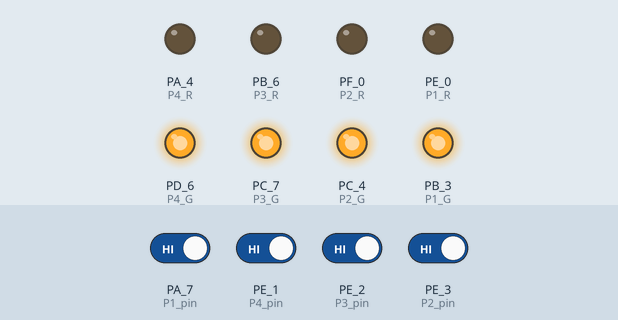
Recording of a sketch running on a simulated TI Tiva C LaunchPad. Parts: output pins drawn as LEDs (lit = HIGH). Inputs (shaded band) come from the test bench; at power-on: PA_7 (P1_pin), PE_1 (P4_pin), PE_2 (P3_pin), PE_3 (P2_pin) HIGH.

Above: at 1.2 s.
1.3 s: PA_7 (P1_pin) driven LOW
At 2.5 s:
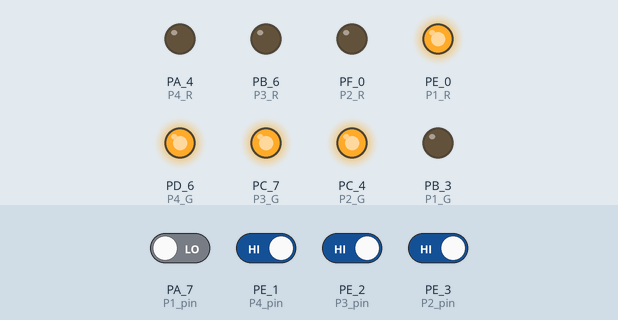
2.8 s: PE_1 (P4_pin) driven LOW
At 3.8 s:
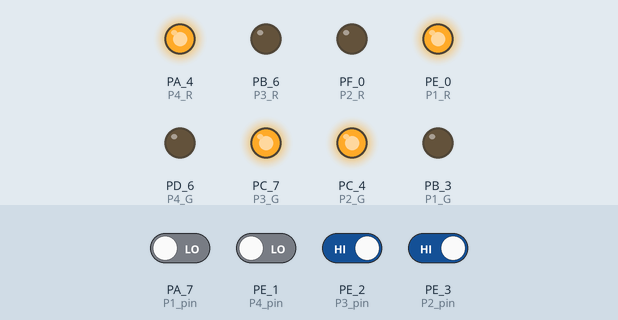
4.3 s: PE_2 (P3_pin) driven LOW
At 4.9 s:
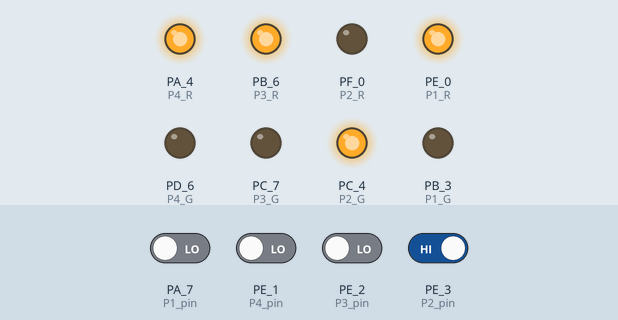
5.8 s: PE_3 (P2_pin) driven LOW
At 6.1 s:
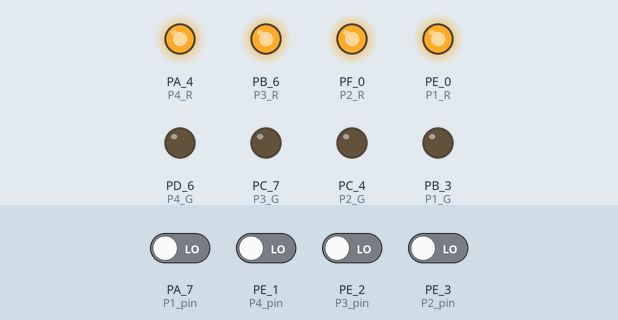
7.3 s: PA_7 (P1_pin) driven HIGH
At 8.4 s:
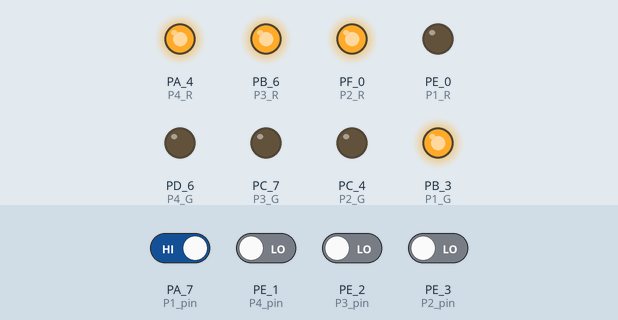
8.8 s: PE_1 (P4_pin) driven HIGH
At 9.6 s:
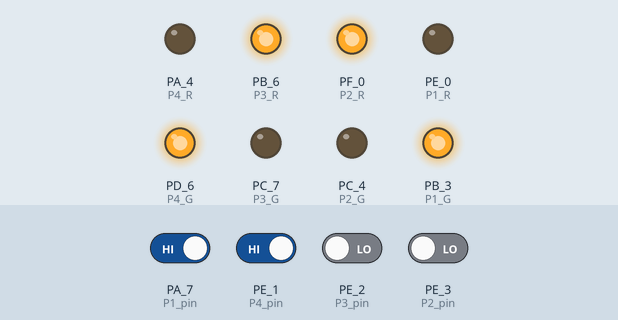
Timing chart, 0 to 11.3 s (numbered marks = the images above; inputs shaded):
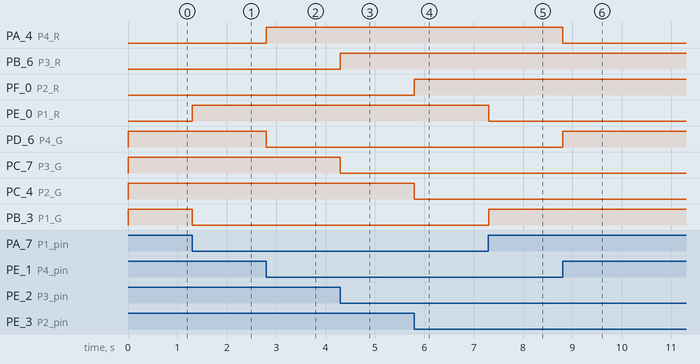

Measured:
- after the input at 1.3 s, PE_0 (P1_R): LOW → HIGH at once; PB_3 (P1_G): HIGH → LOW at once
- after the input at 2.8 s, PA_4 (P4_R): LOW → HIGH at once; PD_6 (P4_G): HIGH → LOW at once
- after the input at 4.3 s, PB_6 (P3_R): LOW → HIGH at once; PC_7 (P3_G): HIGH → LOW at once
- after the input at 5.8 s, PF_0 (P2_R): LOW → HIGH at once; PC_4 (P2_G): HIGH → LOW at once
- after the input at 7.3 s, PE_0 (P1_R): HIGH → LOW at once; PB_3 (P1_G): LOW → HIGH at once
- after the input at 8.8 s, PA_4 (P4_R): HIGH → LOW at once; PD_6 (P4_G): LOW → HIGH at once

The sketch:

Proyecto3_Tiva2.ino
```cpp
//----------------------------------------------------------------------------------
//Variables
//----------------------------------------------------------------------------------
const int P1_pin = PA_7; //Entradas de los sensores
const int P2_pin = PE_3;
const int P3_pin = PE_2;
const int P4_pin = PE_1;

int P1 = 0; //Variables que guardan el valor del sensor
int P2 = 0;
int P3 = 0;
int P4 = 0;

int P1_R = PE_0; //Leds indicadores
int P1_G = PB_3;

int P2_R = PF_0;
int P2_G = PC_4;

int P3_R = PB_6;
int P3_G = PC_7;

int P4_R = PA_4;
int P4_G = PD_6;

void setup() {
  // put your setup code here, to run once:
  pinMode(P1_pin,INPUT);  //Configuramos los sensores como entradas
  pinMode(P2_pin,INPUT);
  pinMode(P3_pin,INPUT);
  pinMode(P4_pin,INPUT);


  pinMode(P1_R, OUTPUT);  //Y las leds como salidas
  pinMode(P1_G, OUTPUT);

  pinMode(P2_R, OUTPUT);
  pinMode(P2_G, OUTPUT);

  pinMode(P3_R, OUTPUT);
  pinMode(P3_G, OUTPUT);

  pinMode(P4_R, OUTPUT);
  pinMode(P4_G, OUTPUT);


}

void loop() {
  // put your main code here, to run repeatedly:
//----------------------------------------------------------------------------------
//Sensor 1
//----------------------------------------------------------------------------------
    if (P1 == LOW) {              //Verificamos el valor del sensor, Low significa que el senor ha detectado un vehiculo
    digitalWrite(P1_R, HIGH);     //Mientras que high indica que el parqueo esta libre
    digitalWrite(P1_G, LOW);
  }
  else {
    digitalWrite(P1_R, LOW);
    digitalWrite(P1_G, HIGH);
}

  P1 = digitalRead(P1_pin); //Leemos el valor del primer sensor

//----------------------------------------------------------------------------------
//Sensor 2
//----------------------------------------------------------------------------------
  if (P2 == LOW) {              //Replicamos el sensor uno para el resto de sensores
    digitalWrite(P2_R, HIGH);
    digitalWrite(P2_G, LOW);
  }
  else {
    digitalWrite(P2_R, LOW);
    digitalWrite(P2_G, HIGH);
}

  P2 = digitalRead(P2_pin);

//----------------------------------------------------------------------------------
//Sensor 3
//----------------------------------------------------------------------------------
  if (P3 == LOW) {
    digitalWrite(P3_R, HIGH);
    digitalWrite(P3_G, LOW);
  }
  else {
    digitalWrite(P3_R, LOW);
    digitalWrite(P3_G, HIGH);
}

  P3 = digitalRead(P3_pin);

//----------------------------------------------------------------------------------
//Sensor 4
//----------------------------------------------------------------------------------
  if (P4 == LOW) {
    digitalWrite(P4_R, HIGH);
    digitalWrite(P4_G, LOW);
  }
  else {
    digitalWrite(P4_R, LOW);
    digitalWrite(P4_G, HIGH);
}

  P4 = digitalRead(P4_pin);
}
```
